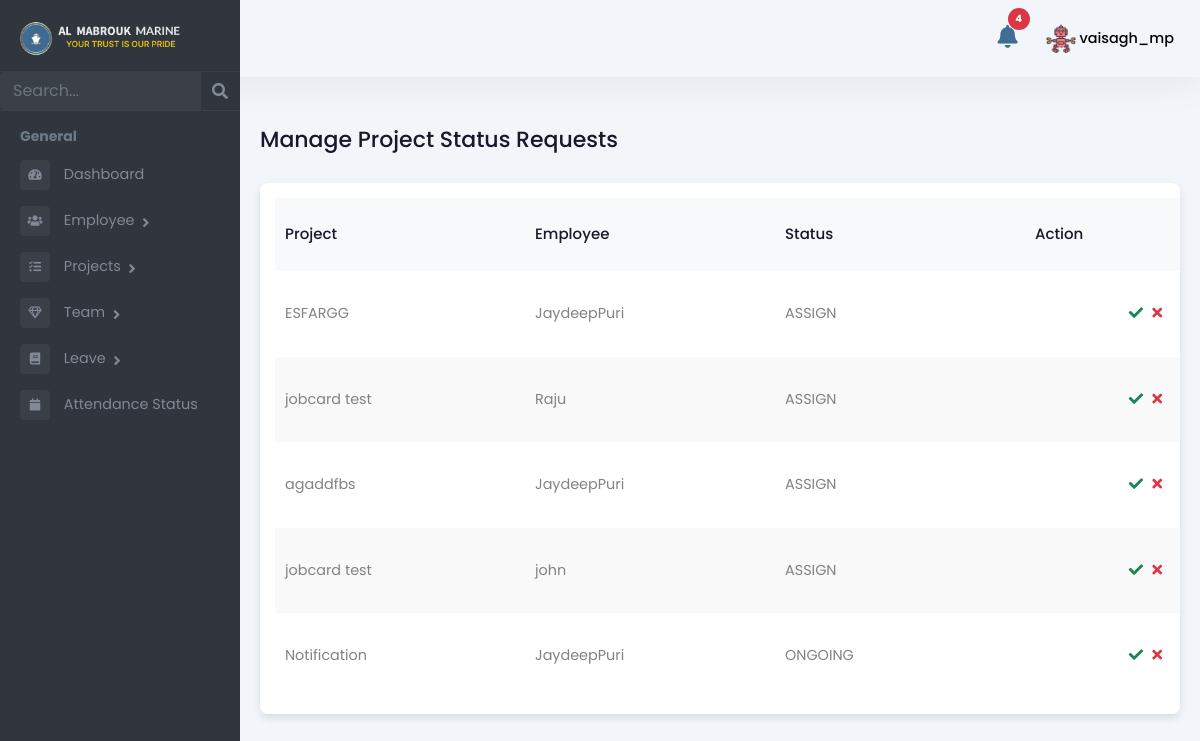
Page /manager/manage-project-status/ (signed in) on the committed database.
### Admin/models.py (models this page shows, shortened)
class Employee(models.Model):
    user = models.OneToOneField(User, on_delete=models.CASCADE, related_name='employee_profile')
    is_employee = models.BooleanField(default=False)
    is_manager = models.BooleanField(default=False)
    is_administration = models.BooleanField(default=False)
    is_hr = models.BooleanField(default=False)
    rank = models.CharField(max_length=255, blank=True, null=True)
    salary = models.DecimalField(max_digits=10, decimal_places=2, blank=True, null=True)
    work_days = models.DecimalField(max_digits=10, decimal_places=2, default=0, blank=True)
    holidays = models.IntegerField(null=True, blank=True)
    overseas_days = models.IntegerField(default=0)
    date_of_birth = models.DateField(null=True, blank=True)
    phone_number = models.CharField(max_length=15, blank=True, null=True)
    date_of_join = models.DateField(null=True, blank=True)
    address = models.TextField(blank=True, null=True)
    profile_picture = models.ImageField(upload_to="profile_pictures/", null=True, blank=True)

class TeamMemberStatus(models.Model):
    STATUS_CHOICES = [
        ('ASSIGN', 'Assign'),
        ('ONGOING', 'Ongoing'),
        ('HOLD', 'Hold'),
        ('CANCELLED', 'Cancelled'),
        ('COMPLETED', 'Completed'),
    ]
    APPROVAL_CHOICES = [
        ('PENDING', 'Pending'),
        ('APPROVED', 'Approved'),
        ('REJECTED', 'Rejected'),
    ]
    team = models.ForeignKey('Team', on_delete=models.CASCADE, related_name='team_members_status')
    employee = models.ForeignKey('Employee', on_delete=models.CASCADE, related_name='project_statuses')
    status = models.CharField(max_length=100, choices=STATUS_CHOICES, default='ASSIGN')
    notes = models.TextField(max_length=2000, null=True, blank=True)
    last_updated = models.DateTimeField(auto_now=True)
    manager_approval_status = models.CharField(max_length=10, choices=APPROVAL_CHOICES, default='PENDING')
    rejection_reason = models.TextField(null=True, blank=True)
    class Meta:
        unique_together = ('team', 'employee')

class Team(models.Model):
    name = models.CharField(max_length=255)
    manager = models.ForeignKey(
        'Employee', on_delete=models.CASCADE, related_name='managed_teams',
        limit_choices_to={'is_manager': True}
    )
    employees = models.ManyToManyField(
        'Employee', related_name='teams_assigned',
        limit_choices_to={'is_employee': True}
    )
    project = models.ForeignKey(
        'Project', on_delete=models.CASCADE, related_name='teams'
    )

class Project(models.Model):
    STATUS_CHOICES = [
        ('PENDING', 'Pending'),
        ('ASSIGN', 'Assign'),
        ('ONGOING', 'Ongoing'),
        ('HOLD', 'Hold'),
        ('CANCELLED', 'Cancelled'),
        ('COMPLETED', 'Completed'),
    ]
    CATEGORY_CHOICES = [
        ('OVERSEAS', 'Overseas'),
        ('ANCHORAGE', 'Anchorage'),
        ('HOLIDAY_WORKING', 'Holiday Working'),
        ('AT_BERTH', 'At Berth'),
    ]
    PRIORITY_CHOICES = [
        ('HIGH', 'High'),
        ('MEDIUM', 'Medium'),
        ('LOW', 'Low'),
    ]
    name = models.CharField(max_length=255)
    code = models.CharField(max_length=100, unique=True, blank=True, null=True)
    client_name = models.CharField(max_length=255, default="", blank=True)
    vessel_name = models.CharField(max_length=255, default="", blank=True)
    purchase_and_expenses = models.DecimalField(
        max_digits=12, decimal_places=2, default=0.00)
    invoice_amount = models.DecimalField(
        max_digits=12, decimal_places=2, default=0.00)
    currency_code = models.CharField(max_length=10, default="AED")
    status = models.CharField(
        max_length=100, choices=STATUS_CHOICES, default='PENDING')
    category = models.CharField(
        max_length=50, choices=CATEGORY_CHOICES, default='AT_BERTH')
    priority = models.CharField(max_length=10, choices=PRIORITY_CHOICES, default='MEDIUM')
    job_description = models.TextField(blank=True, null=True)
    manager = models.ForeignKey(
        'Employee', on_delete=models.SET_NULL, null=True, blank=True, related_name='managed_projects',
        limit_choices_to={'is_manager': True}
    )
    created_at = models.DateTimeField(auto_now_add=True)
    deadline_date = models.DateField(null=True, blank=True)
    attachment = models.FileField(upload_to='project_attachments/', blank=True, null=True)
    job_card = models.FileField(upload_to='job_cards/', blank=True, null=True)

### manager/views.py (the view, shortened to what this page needs)
# urls.py: path('manage-project-status/', views.manage_project_status, name='manage_project_status'),
@login_required
def manage_project_status(request):
    try:
        manager = request.user.employee_profile
    except Employee.DoesNotExist:
        return redirect('no_employee_profile')
    if not manager.is_manager:
        return redirect('no_permission_page')
    teams = manager.managed_teams.prefetch_related('team_members_status')
    pending_statuses = TeamMemberStatus.objects.filter(
        team__in=teams,
        manager_approval_status='PENDING'
    ).select_related('employee', 'team', 'team__project').order_by('-last_updated')
    return render(request, 'Manager/manage_project_status.html', {
        'pending_statuses': pending_statuses, "role": "Manager",
    })

### templates/Manager/manage_project_status.html (shortened to what this page needs)
{% extends 'Manager/managerbase.html' %}
{% load static %}
{% block content %}
<div class="emply-list-wraper">
    <div class="pg-title">
        <h1>Manage Project Status Requests</h1>
    </div>
    <div class="widget-box table-wdgt">
        {% if pending_statuses %}
        <table id="projectStatusTable">
            <thead>
                <tr>
                    <th>Project</th>
                    <th>Employee</th>
                    <th>Status</th>
                    <th>Action</th>
                </tr>
            </thead>
            <tbody>
                {% for status in pending_statuses %}
                <tr>
                    <td>{{ status.team.project.name }}</td>
                    <td>{{ status.employee.user.username }}</td>
                    <td>{{ status.status }}</td>
                    <td class="list-action-col d-flex justify-content-center">
                        <form method="POST" action="{% url 'manage_project_status' %}" style="display: flex; align-items: center;">
                            <button type="submit" style="background: transparent; border: none; padding: 0;" title="Approve">
                                <i class="fas fa-check text-success"></i>
                            </button>
                        </form>
                        <a href="#" data-bs-toggle="modal" data-bs-target="#rejectModal{{ status.id }}">
                            <i class="fas fa-times text-danger" title="Reject"></i>
                        </a>
                    </td>
                </tr>
                {% endfor %}
            </tbody>
        </table>
        {% else %}
        <p class="text-center">No Pending Project Status Requests</p>
        {% endif %}
    </div>
    <div class="pagination" id="pagination">
    </div>
</div>
{% endblock %}

### templates/Manager/managerbase.html (shortened to what this page needs)
{% load static %}
<!DOCTYPE html>
<html lang="en">
<head>
    <link rel="stylesheet" href="{% static 'assets/vendor/bootstrap/css/bootstrap.min.css' %}" />
    <link href="https://use.fontawesome.com/releases/v5.0.6/css/all.css" rel="stylesheet" />
    <link rel="stylesheet" href="{% static 'assets/styles.css' %}" />
    <link href="https://cdn.jsdelivr.net/npm/select2@4.0.13/dist/css/select2.min.css" rel="stylesheet" />
    <link href="https://cdn.jsdelivr.net/npm/bootstrap-icons@1.11.3/font/bootstrap-icons.css" rel="stylesheet">
    <link rel="stylesheet" href="{% static 'assets/css/style.css' %}" />
</head>
<body>
    <header>
      <div class="mb-top-hdr">
        <div class="hdr-notification">
        <a href="#" id="open-notification-popup">
            <button type="button" class="btn btn-primary position-relative">
                <i class="fas fa-bell"></i>
                <span id="notification-count" class="position-absolute top-0 start-100 translate-middle badge rounded-pill bg-danger">
                </span>
            </button>
        </a>
    </div>
      <div class="hdr-user">
          <div class="dropdown">
              <button class="btndropdown-toggle" type="button" id="dropdownMenuButton1"
                  data-bs-toggle="dropdown" aria-expanded="false">
                  {% if request.user.employee_profile.profile_picture %}
                      <img src="{{ request.user.employee_profile.profile_picture.url }}"
                           alt="Profile Picture"
                           class="rounded-circle"
                           style="width: 30px; height: 30px; object-fit: cover;">
                  {% else %}
                      <i class="fas fa-user"></i>
                  {% endif %}
                  <span>{{ request.user.first_name }}_{{ request.user.last_name }}</span>
              </button>
          </div>
      </div>
      </div>
  </header>
    <div class="page-wrapper chiller-theme toggled"  id="content">
        <nav id="sidebar"  class="sidebar-wrapper sidebar">
            <div class="sidebar-content">
              <div class="sidebar-brand">
                <a href="{% url 'manager-dashboard' %}"><img src="{% static 'assets/images/almabrouk-logo.webp' %}"
                  alt="Almabrouk Marine Logo" /></a>
              </div>
              <div class="sidebar-search">
                <form method="get" action="{% url 'manager_search_redirect' %}">
                  <div class="input-group">
                    <input
                      type="text"
                      name="search"
                      class="form-control search-menu"
                      placeholder="Search..."
                      value="{{ search_query }}"
                    />
                    <div class="input-group-append">
                  <button class="input-group-text" type="submit" style="border: none; background: none;">
                    <i class="fa fa-search" aria-hidden="true"></i>
                  </button>
                </div>
                  </div>
                </form>
              </div>
              <div class="sidebar-menu">
                <ul>
                  <li class="header-menu">
                    <span>General</span>
                  </li>
                  <li>
                    <a href="{% url 'manager-dashboard' %}">
                      <i class="fa fa-tachometer-alt"></i>
                      <span>Dashboard</span>
                    </a>
                  </li>
                  <li class="sidebar-dropdown">
                    <a href="#">
                      <i class="fas fa-users"></i>
                      <span>Employee</span>
                    </a>
                  </li>
                  <li class="sidebar-dropdown">
                    <a href="#">
                      <i class="fas fa-tasks"></i>
                      <span>Projects</span>
                    </a>
                  </li>
                  <li class="sidebar-dropdown">
                    <a href="#">
                      <i class="far fa-gem"></i>
                      <span>Team</span>
                    </a>
                  </li>
                  <li class="sidebar-dropdown">
                    <a href="#">
                      <i class="fa fa-book"></i>
                      <span>Leave</span>
                    </a>
                  </li>
                  <li>
                    <a href="{% url 'attendance_status' %}">
                      <i class="fa fa-calendar"></i>
                      <span>Attendance Status</span>
                    </a>
                  </li>
                </ul>
              </div>
            </div>
          </nav>
        {% block content %}
        {% endblock %}
    </div>
</body>
</html>

### rows in the picture
TeamMemberStatus: team.project.name "ESFARGG", employee.user.username "JaydeepPuri", status "ASSIGN"
TeamMemberStatus: team.project.name "jobcard test", employee.user.username "Raju", status "ASSIGN"
TeamMemberStatus: team.project.name "agaddfbs", employee.user.username "JaydeepPuri", status "ASSIGN"
TeamMemberStatus: team.project.name "jobcard test", employee.user.username "john", status "ASSIGN"
TeamMemberStatus: team.project.name "Notification", employee.user.username "JaydeepPuri", status "ONGOING"

### other values in the picture
{{ request.user.first_name }} "vaisagh"
{{ request.user.last_name }} "mp"
